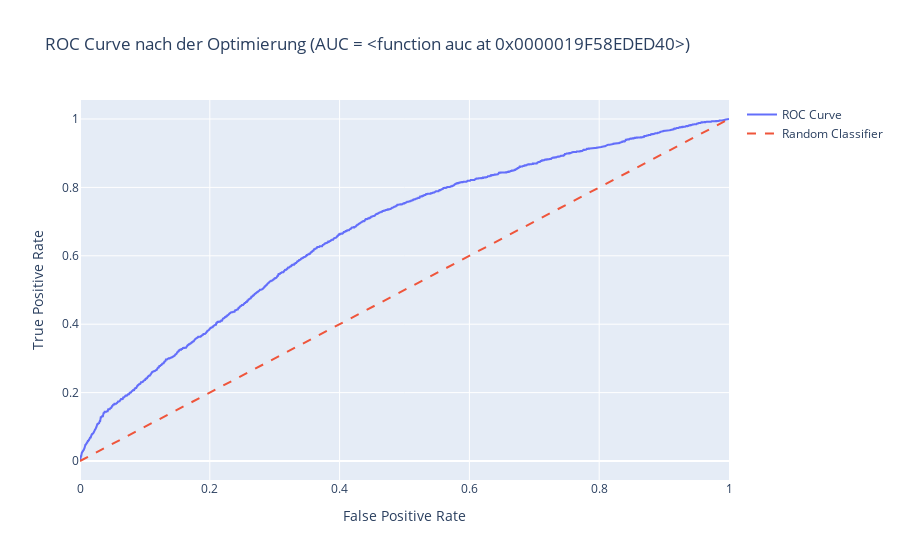

Notebook cell for this chart:
### Code cell
# Berechnung der ROC-Kurve
fpr_best, tpr_best, thresholds = roc_curve(y_test, y_pred_proba_best)

# Erstellen der Plotly Figur
fig = go.Figure(
    data=[
        go.Scatter(x=fpr_best, y=tpr_best, mode='lines', name='ROC Curve'),
        go.Scatter(x=[0, 1], y=[0, 1], mode='lines', name='Random Classifier', line=dict(dash='dash'))
    ],
    layout=go.Layout(
        xaxis=dict(title='False Positive Rate'),
        yaxis=dict(title='True Positive Rate'),
        title=f'ROC Curve nach der Optimierung (AUC = {auc})'
    )
)

# Anzeigen der Figur
fig.show()

### Figure 1 — Plotly figure (JSON) as saved in the notebook; plotly's stock layout.template omitted (floating-point values rounded to 4 significant figures; data arrays with more than 128 entries replaced by an {"elided": "..."} marker saying what was removed)
{"data": [{"mode": "lines", "name": "ROC Curve", "type": "scatter", "x": {"elided": "2960 float values"}, "y": {"elided": "2960 float values"}}, {"line": {"dash": "dash"}, "mode": "lines", "name": "Random Classifier", "type": "scatter", "x": [0, 1], "y": [0, 1]}], "layout": {"autosize": true, "title": {"text": "ROC Curve nach der Optimierung (AUC = <function auc at 0x0000019F58EDED40>)"}, "xaxis": {"autorange": true, "range": [0, 1], "title": {"text": "False Positive Rate"}, "type": "linear"}, "yaxis": {"autorange": true, "range": [-0.05556, 1.056], "title": {"text": "True Positive Rate"}, "type": "linear"}}}
